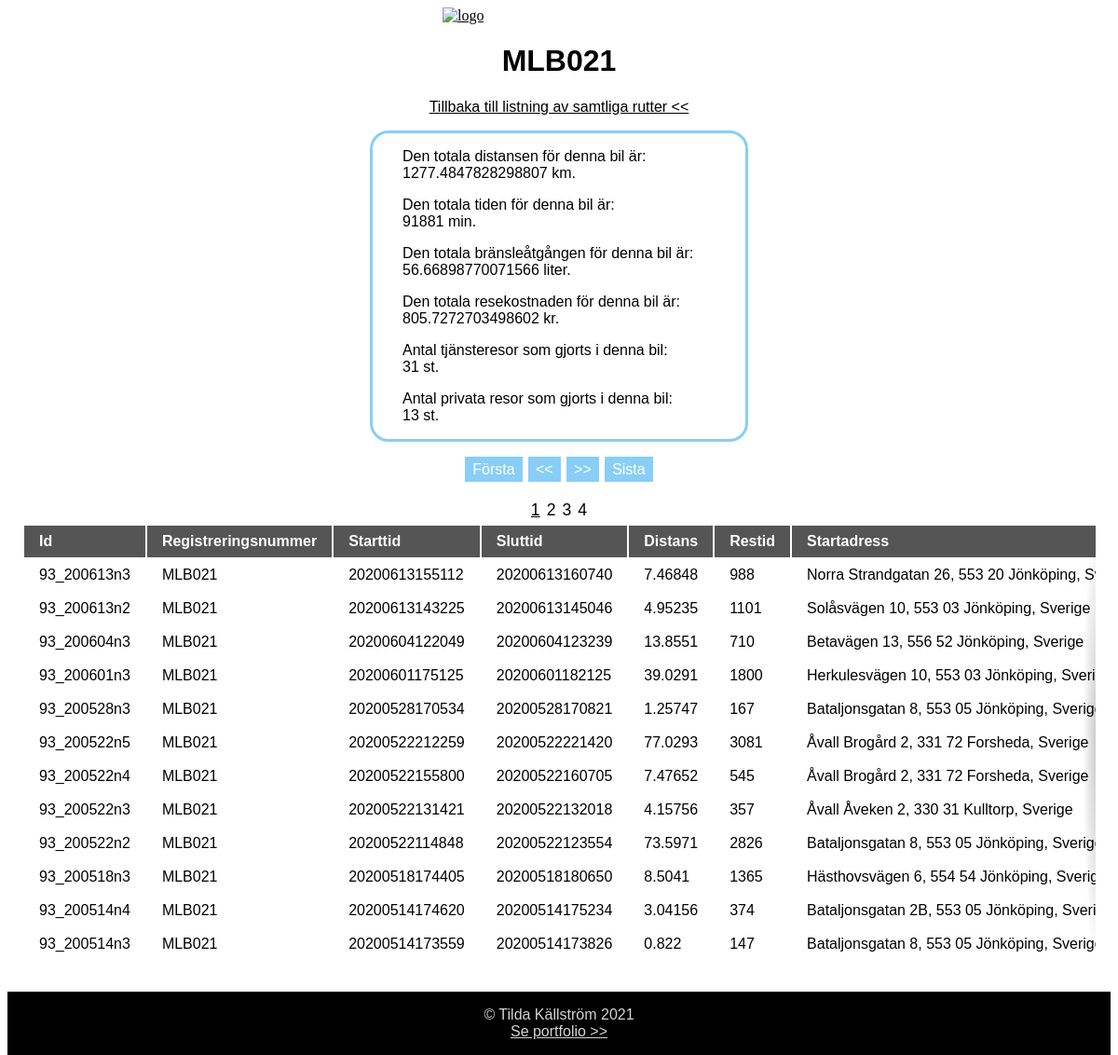
The page /car.php?licenseplate=MLB021 on the database its author committed.
### tables this page shows
CREATE TABLE `routes` (
  `routeId` char(20) NOT NULL,
  `licensePlate` varchar(10) DEFAULT NULL,
  `timeStart` char(15) DEFAULT NULL,
  `timeEnd` char(15) DEFAULT NULL,
  `distance` float DEFAULT NULL,
  `travelTime` int(10) UNSIGNED DEFAULT NULL,
  `startAddress` varchar(255) DEFAULT NULL,
  `stopAddress` varchar(255) DEFAULT NULL,
  `routeType` varchar(10) DEFAULT NULL,
  `liters` float DEFAULT NULL,
  `cost` float DEFAULT NULL,
  `firstLat` double DEFAULT NULL,
  `firstLon` double DEFAULT NULL,
  `lastLat` double DEFAULT NULL,
  `lastLon` double DEFAULT NULL,
  `odometerStart` int(11) DEFAULT NULL,
  `odometerStop` int(11) DEFAULT NULL
);

### classes/Routes.class.php (called while the page is built, shortened)
<?php
class Routes
{
    private $db;
    function __construct()
    {
        $this->db = new mysqli(DBHOST, DBUSER, DBPASS, DBDATABASE);
    }
    public function getRoutesFromThisCar(): array
    {
        $licenseplate = $_GET['licenseplate'];
        $sql = "SELECT * FROM routes WHERE licensePlate = '$licenseplate' ORDER BY routeId DESC;";
        $result = $this->db->query($sql);
        return mysqli_fetch_all($result, MYSQLI_ASSOC);
    }
    public function getSum(): array
    {
        $licenseplate = $_GET['licenseplate'];
        $sql = "SELECT SUM(distance) AS total FROM `routes` WHERE licensePlate='$licenseplate';";
        $result = $this->db->query($sql);
        return mysqli_fetch_all($result, MYSQLI_ASSOC);
    }
    public function getSumTime(): array
    {
        $licenseplate = $_GET['licenseplate'];
        $sql = "SELECT SUM(travelTime) AS totaltime FROM `routes` WHERE licensePlate='$licenseplate';";
        $result = $this->db->query($sql);
        return mysqli_fetch_all($result, MYSQLI_ASSOC);
    }
    public function getSumLiters(): array
    {
        $licenseplate = $_GET['licenseplate'];
        $sql = "SELECT SUM(liters) AS totalliters FROM `routes` WHERE licensePlate='$licenseplate';";
        $result = $this->db->query($sql);
        return mysqli_fetch_all($result, MYSQLI_ASSOC);
    }
    public function getSumCost(): array
    {
        $licenseplate = $_GET['licenseplate'];
        $sql = "SELECT SUM(cost) AS totalcost FROM `routes` WHERE licensePlate='$licenseplate';";
        $result = $this->db->query($sql);
        return mysqli_fetch_all($result, MYSQLI_ASSOC);
    }
    public function getTjansteresa(): array
    {
        $licenseplate = $_GET['licenseplate'];
        $sql = "SELECT COUNT(routeType) AS tjansteresa FROM `routes` WHERE routeType='Tjänsteres' AND licensePlate='$licenseplate';";
        $result = $this->db->query($sql);
        return mysqli_fetch_all($result, MYSQLI_ASSOC);
    }
    public function getPrivatresa(): array
    {
        $licenseplate = $_GET['licenseplate'];
        $sql = "SELECT COUNT(routeType) AS privatresa FROM `routes` WHERE routeType='Privatresa' AND licensePlate='$licenseplate';";
        $result = $this->db->query($sql);
        return mysqli_fetch_all($result, MYSQLI_ASSOC);
    }
}

### car.php (the view, shortened to what this page needs)
<?php
include('includes/header.php');
if (isset($_GET['licenseplate'])) {
  $licenseplate = $_GET['licenseplate'];
  echo "<h1> $licenseplate </h1>";
} else {
  header('Location: index.php');
}
?>
<p class="centera"><a href="https://tildakallstrom.se/arbetsprov/arbetsprov/">Tillbaka till listning av samtliga rutter &lt;&lt;</a></p>
<div class="total">
  <?php
  $route = new Routes();
  $routelist = $route->getSum();
  foreach ($routelist as $newroute) {
    echo "<p class='totalp'>Den totala distansen för denna bil är: <br>" . $newroute['total'] . " km.</p>";
  }
  $routelist = $route->getSumTime();
  foreach ($routelist as $newroute) {
    echo "<p class='totalp'>Den totala tiden för denna bil är: <br>" . $newroute['totaltime'] . " min.</p>";
  }
  $routelist = $route->getSumLiters();
  foreach ($routelist as $newroute) {
    echo "<p class='totalp'>Den totala bränsleåtgången för denna bil är: <br>" . $newroute['totalliters'] . " liter.</p>";
  }
  $routelist = $route->getSumCost();
  foreach ($routelist as $newroute) {
    echo "<p class='totalp'>Den totala resekostnaden för denna bil är: <br>" . $newroute['totalcost'] . " kr.</p>";
  }
  $routelist = $route->getTjansteresa();
  foreach ($routelist as $newroute) {
    echo "<p class='totalp'>Antal tjänsteresor som gjorts i denna bil: <br>" . $newroute['tjansteresa'] . " st.</p>";
  }
  $routelist = $route->getPrivatresa();
  foreach ($routelist as $newroute) {
    echo "<p class='totalp'>Antal privata resor som gjorts i denna bil: <br>" . $newroute['privatresa'] . " st.</p>";
  }
  ?>
</div>
<main>
  <div class="pagination">
    <button class="backward" id="first">Första</button>
    <button class="backward" id="prev"> &lt;&lt; </button>
    <button class="forward" id="next"> &gt;&gt; </button>
    <button class="forward" id="last">Sista</button><br>
  </div>
  <div>
    <div class="page-numbers" id="pageNumbers"></div>
  </div>
  <div class="table-wrapper" tabindex="0">
    <table id="paginatedTable">
      <thead>
        <tr>
          <th>Id</th>
          <th>Registreringsnummer</th>
          <th>Starttid</th>
          <th>Sluttid</th>
          <th>Distans</th>
          <th>Restid</th>
          <th>Startadress</th>
        </tr>
      </thead>
      <tbody>
        <?php
        $route = new Routes();
        $routelist = $route->getRoutesFromThisCar();
        foreach ($routelist as $newroute) {
          echo "
        <tr class='hidden'>
        <td class='numeric'>" . $newroute['routeId'] . "</td>
        <td class='numeric'>" . $newroute['licensePlate'] . "</td>
        <td class='numeric'>" . $newroute['timeStart'] . "</td>
        <td class='numeric'>" . $newroute['timeEnd'] . "</td>
        <td class='numeric'>" . $newroute['distance'] . "</td>
        <td class='numeric'>" . $newroute['travelTime'] . "</td>
        <td class='numeric'>" . $newroute['startAddress'] . "</td>
        <td class='numeric'>" . $newroute['stopAddress'] . "</td>
        <td class='numeric'>" . $newroute['routeType'] . "</td>
        <td class='numeric'>" . $newroute['liters'] . "</td>
        <td class='numeric'>" . $newroute['cost'] . "</td>
        <td class='numeric'>" . $newroute['firstLat'] . "</td>
        <td class='numeric'>" . $newroute['firstLon'] . "</td>
        <td class='numeric'>" . $newroute['lastLat'] . "</td>
        <td class='numeric'>" . $newroute['lastLon'] . "</td>
        <td class='numeric'>" . $newroute['odometerStart'] . "</td>
        <td class='numeric'>" . $newroute['odometerStop'] . "</td>
        </tr>";
        }
        ?>
      </tbody>
    </table>
  </div>
</main>
<?php
include('includes/footer.php');
?>

### includes/header.php (shortened to what this page needs)
<!DOCTYPE html>
<html lang="sv">
<head>
    <link rel="stylesheet" type="text/css" href="style/style.css">
</head>
<body>
  <header>
          <div class="logo">
             <a href="https://jiricom.se/"><img src='https://jiricom.se/wp-content/uploads/2020/08/Svart_Jiricom_slogan_prick_gul_800x278px.png' alt='logo' class='logo'></a>
         </div>
    </header>

### includes/footer.php (shortened to what this page needs)
<footer>
    <div class='littlefooter'>
        <p class='littlefooterp'> © Tilda Källström 2021<br>
        <a href="https://tildakallstrom.se/">Se portfolio >></a></p>
    </div>
</footer>
</body>
</html>

### style/style.css (style rules this page uses)
body { max-width: 100%; }
.logo { max-width: 250px; margin: auto; }
h1, h2 { font-family: 'Univia Regular', Helvetica, Arial, Lucida, sans-serif; text-align: center; }
p, span, label { font-family: 'Univia Regular', Helvetica, Arial, Lucida, sans-serif; }
a { color: black; }
footer a { color: lightgray; }
main { display: flex; flex-direction: column; padding: 1em; align-items: center; }
.table-wrapper { overflow: auto; max-width: 100%; background: linear-gradient(to right, white 30%, rgba(255, 255, 255, 0)), linear-gradient(to right, rgba(255, 255, 255, 0), white 70%) 0 100%, radial-gradient(farthest-side at 0% 50%, rgba(0, 0, 0, .2), rgba(0, 0, 0, 0)), radial-gradient(farthest-side at 100% 50%, rgba(0, 0, 0, .2), rgba(0, 0, 0, 0)) 0 100%; background-repeat: no-repeat; background-color: white; background-size: 40px 100%, 40px 100%, 14px 100%, 14px 100%; background-position: 0 0, 100%, 0 0, 100%; background-attachment: local, local, scroll, scroll; }
tr { border-bottom: 1px solid; font-family: 'Univia Regular', Helvetica, Arial, Lucida, sans-serif; }
th { background-color: #555; color: #fff; font-family: 'Univia Regular', Helvetica, Arial, Lucida, sans-serif; }
th, td { text-align: left; padding: 0.5em 1em; white-space: nowrap; font-family: 'Univia Regular', Helvetica, Arial, Lucida, sans-serif; }
button, .btn { font-size: inherit; margin: 0 0.2em; padding: 0.3em 0.5em; background-color: #88cef7; color: #fff; border: 0; transition: color 0.4s; font-family: 'Univia Regular', Helvetica, Arial, Lucida, sans-serif; }
.pagination { display: flex; justify-content: center; align-items: center; margin-bottom: 1em; flex-wrap: wrap; }
.page-numbers { margin-top: 2em; display: flex; flex-direction: row; flex-wrap: wrap; max-width: 100%; margin: auto; }
.centera { color: black; max-width: 300px; margin: auto; text-align: center; margin-bottom: 1em; }
.total { max-width: 400px; margin: auto; border: 3px solid #88cef7; border-radius: 20px; }
.totalp { margin-left: 2em; margin-right: 2em; }
.littlefooterp { font-family: 'Univia Regular', Helvetica, Arial, Lucida, sans-serif; text-align: center; padding: 1em; margin-bottom: -1em; }
footer { background-color: black; color: lightgray; }
@media screen and (min-width: 540px) { .backward { order: 1; } }
@media screen and (min-width: 540px) { .page-numbers { order: 2; margin-top: 0; } }
@media screen and (min-width: 540px) { .forward { order: 3; } }

### rows shown on the page
routes: routeId "93_200613n3", licensePlate "MLB021", timeStart "20200613155112", timeEnd "20200613160740", distance "7.46848", travelTime "988", startAddress "Norra Strandgatan 26, 553 20 Jönköping,…"
routes: routeId "93_200613n2", licensePlate "MLB021", timeStart "20200613143225", timeEnd "20200613145046", distance "4.95235", travelTime "1101", startAddress "Solåsvägen 10, 553 03 Jönköping, Sverige"
routes: routeId "93_200604n3", licensePlate "MLB021", timeStart "20200604122049", timeEnd "20200604123239", distance "13.8551", travelTime "710", startAddress "Betavägen 13, 556 52 Jönköping, Sverige"
routes: routeId "93_200601n3", licensePlate "MLB021", timeStart "20200601175125", timeEnd "20200601182125", distance "39.0291", travelTime "1800", startAddress "Herkulesvägen 10, 553 03 Jönköping,…"
routes: routeId "93_200528n3", licensePlate "MLB021", timeStart "20200528170534", timeEnd "20200528170821", distance "1.25747", travelTime "167", startAddress "Bataljonsgatan 8, 553 05 Jönköping,…"
routes: routeId "93_200522n5", licensePlate "MLB021", timeStart "20200522212259", timeEnd "20200522221420", distance "77.0293", travelTime "3081", startAddress "Åvall Brogård 2, 331 72 Forsheda, Sverige"
routes: routeId "93_200522n4", licensePlate "MLB021", timeStart "20200522155800", timeEnd "20200522160705", distance "7.47652", travelTime "545", startAddress "Åvall Brogård 2, 331 72 Forsheda, Sverige"
routes: routeId "93_200522n3", licensePlate "MLB021", timeStart "20200522131421", timeEnd "20200522132018", distance "4.15756", travelTime "357", startAddress "Åvall Åveken 2, 330 31 Kulltorp, Sverige"
routes: routeId "93_200522n2", licensePlate "MLB021", timeStart "20200522114848", timeEnd "20200522123554", distance "73.5971", travelTime "2826", startAddress "Bataljonsgatan 8, 553 05 Jönköping,…"
routes: routeId "93_200518n3", licensePlate "MLB021", timeStart "20200518174405", timeEnd "20200518180650", distance "8.5041", travelTime "1365", startAddress "Hästhovsvägen 6, 554 54 Jönköping,…"
routes: routeId "93_200514n4", licensePlate "MLB021", timeStart "20200514174620", timeEnd "20200514175234", distance "3.04156", travelTime "374", startAddress "Bataljonsgatan 2B, 553 05 Jönköping,…"
routes: routeId "93_200514n3", licensePlate "MLB021", timeStart "20200514173559", timeEnd "20200514173826", distance "0.822", travelTime "147", startAddress "Bataljonsgatan 8, 553 05 Jönköping,…"

### other values the page prints
$licenseplate "MLB021"
$newroute['total'] "1277.4847828298807"
$newroute['totaltime'] "91881"
$newroute['totalliters'] "56.66898770071566"
$newroute['totalcost'] "805.7272703498602"
$newroute['tjansteresa'] "31"
$newroute['privatresa'] "13"
